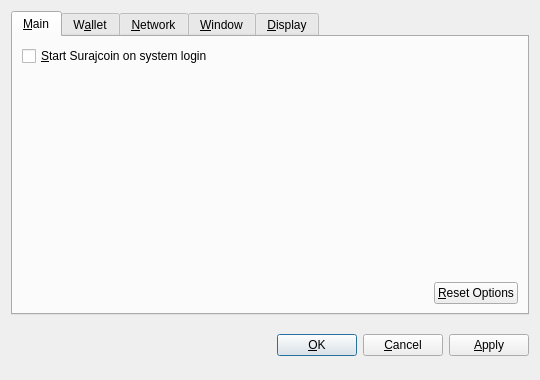
<?xml version="1.0" encoding="UTF-8"?>
<ui version="4.0">
 <class>OptionsDialog</class>
 <widget class="QDialog" name="OptionsDialog">
  <property name="geometry">
   <rect>
    <x>0</x>
    <y>0</y>
    <width>540</width>
    <height>380</height>
   </rect>
  </property>
  <property name="windowTitle">
   <string>Options</string>
  </property>
  <property name="modal">
   <bool>true</bool>
  </property>
  <layout class="QVBoxLayout" name="verticalLayout">
   <item>
    <widget class="QTabWidget" name="tabWidget">
     <property name="tabPosition">
      <enum>QTabWidget::North</enum>
     </property>
     <property name="currentIndex">
      <number>0</number>
     </property>
     <widget class="QWidget" name="tabMain">
      <attribute name="title">
       <string>&amp;Main</string>
      </attribute>
      <layout class="QVBoxLayout" name="verticalLayout_Main">
       <item>
        <widget class="QCheckBox" name="bitcoinAtStartup">
         <property name="toolTip">
          <string>Automatically start Surajcoin after logging in to the system.</string>
         </property>
         <property name="text">
          <string>&amp;Start Surajcoin on system login</string>
         </property>
        </widget>
       </item>
       <item>
        <spacer name="verticalSpacer_Main">
         <property name="orientation">
          <enum>Qt::Vertical</enum>
         </property>
         <property name="sizeHint" stdset="0">
          <size>
           <width>20</width>
           <height>40</height>
          </size>
         </property>
        </spacer>
       </item>
       <item>
        <layout class="QHBoxLayout" name="horizontalLayout_2_Main">
         <item>
          <spacer name="horizontalSpacer_2_Main">
           <property name="orientation">
            <enum>Qt::Horizontal</enum>
           </property>
           <property name="sizeHint" stdset="0">
            <size>
             <width>40</width>
             <height>20</height>
            </size>
           </property>
          </spacer>
         </item>
         <item>
          <widget class="QPushButton" name="resetButton">
           <property name="toolTip">
            <string>Reset all client options to default.</string>
           </property>
           <property name="text">
            <string>&amp;Reset Options</string>
           </property>
           <property name="autoDefault">
            <bool>false</bool>
           </property>
          </widget>
         </item>
        </layout>
       </item>
      </layout>
     </widget>
     <widget class="QWidget" name="tabWallet">
      <attribute name="title">
       <string>W&amp;allet</string>
      </attribute>
      <layout class="QVBoxLayout" name="verticalLayout_Network">
       <item>
        <widget class="QLabel" name="transactionFeeInfoLabel">
         <property name="text">
          <string>Optional transaction fee per kB that helps make sure your transactions are processed quickly. Most transactions are 1 kB.</string>
         </property>
         <property name="textFormat">
          <enum>Qt::PlainText</enum>
         </property>
         <property name="wordWrap">
          <bool>true</bool>
         </property>
        </widget>
       </item>
       <item>
        <layout class="QHBoxLayout" name="horizontalLayout_1_Main">
         <item>
          <widget class="QLabel" name="transactionFeeLabel">
           <property name="text">
            <string>Pay transaction &amp;fee</string>
           </property>
           <property name="textFormat">
            <enum>Qt::PlainText</enum>
           </property>
           <property name="buddy">
            <cstring>transactionFee</cstring>
           </property>
          </widget>
         </item>
         <item>
          <widget class="BitcoinAmountField" name="transactionFee"/>
         </item>
         <item>
          <spacer name="horizontalSpacer_1_Main">
           <property name="orientation">
            <enum>Qt::Horizontal</enum>
           </property>
           <property name="sizeHint" stdset="0">
            <size>
             <width>40</width>
             <height>20</height>
            </size>
           </property>
          </spacer>
         </item>
        </layout>
       </item>
       <item>
        <widget class="QLabel" name="label">
         <property name="text">
          <string>If you disable the spending of unconfirmed change, the change from a transaction cannot be used until that transaction has at least one confirmation. This also affects how your balance is computed.</string>
         </property>
         <property name="wordWrap">
          <bool>true</bool>
         </property>
        </widget>
       </item>
       <item>
        <widget class="QCheckBox" name="spendZeroConfChange">
         <property name="text">
          <string>Spend unconfirmed change  (experts only)</string>
         </property>
        </widget>
       </item>
       <item>
        <spacer name="verticalSpacer">
         <property name="orientation">
          <enum>Qt::Vertical</enum>
         </property>
         <property name="sizeHint" stdset="0">
          <size>
           <width>20</width>
           <height>40</height>
          </size>
         </property>
        </spacer>
       </item>
      </layout>
     </widget>
     <widget class="QWidget" name="tabNetwork">
      <attribute name="title">
       <string>&amp;Network</string>
      </attribute>
      <layout class="QVBoxLayout" name="verticalLayout_Network">
       <item>
        <widget class="QCheckBox" name="mapPortUpnp">
         <property name="toolTip">
          <string>Automatically open the Surajcoin client port on the router. This only works when your router supports UPnP and it is enabled.</string>
         </property>
         <property name="text">
          <string>Map port using &amp;UPnP</string>
         </property>
        </widget>
       </item>
       <item>
        <widget class="QCheckBox" name="connectSocks">
         <property name="toolTip">
          <string>Connect to the Surajcoin network through a SOCKS proxy (e.g. when connecting through Tor).</string>
         </property>
         <property name="text">
          <string>&amp;Connect through SOCKS proxy:</string>
         </property>
        </widget>
       </item>
       <item>
        <layout class="QHBoxLayout" name="horizontalLayout_Network">
         <item>
          <widget class="QLabel" name="proxyIpLabel">
           <property name="text">
            <string>Proxy &amp;IP:</string>
           </property>
           <property name="textFormat">
            <enum>Qt::PlainText</enum>
           </property>
           <property name="buddy">
            <cstring>proxyIp</cstring>
           </property>
          </widget>
         </item>
         <item>
          <widget class="QValidatedLineEdit" name="proxyIp">
           <property name="maximumSize">
            <size>
             <width>140</width>
             <height>16777215</height>
            </size>
           </property>
           <property name="toolTip">
            <string>IP address of the proxy (e.g. 127.0.0.1)</string>
           </property>
          </widget>
         </item>
         <item>
          <widget class="QLabel" name="proxyPortLabel">
           <property name="text">
            <string>&amp;Port:</string>
           </property>
           <property name="textFormat">
            <enum>Qt::PlainText</enum>
           </property>
           <property name="buddy">
            <cstring>proxyPort</cstring>
           </property>
          </widget>
         </item>
         <item>
          <widget class="QLineEdit" name="proxyPort">
           <property name="maximumSize">
            <size>
             <width>55</width>
             <height>16777215</height>
            </size>
           </property>
           <property name="toolTip">
            <string>Port of the proxy (e.g. 9050)</string>
           </property>
          </widget>
         </item>
         <item>
          <widget class="QLabel" name="socksVersionLabel">
           <property name="text">
            <string>SOCKS &amp;Version:</string>
           </property>
           <property name="textFormat">
            <enum>Qt::PlainText</enum>
           </property>
           <property name="buddy">
            <cstring>socksVersion</cstring>
           </property>
          </widget>
         </item>
         <item>
          <widget class="QValueComboBox" name="socksVersion">
           <property name="toolTip">
            <string>SOCKS version of the proxy (e.g. 5)</string>
           </property>
          </widget>
         </item>
         <item>
          <spacer name="horizontalSpacer_Network">
           <property name="orientation">
            <enum>Qt::Horizontal</enum>
           </property>
           <property name="sizeHint" stdset="0">
            <size>
             <width>40</width>
             <height>20</height>
            </size>
           </property>
          </spacer>
         </item>
        </layout>
       </item>
       <item>
        <spacer name="verticalSpacer_Network">
         <property name="orientation">
          <enum>Qt::Vertical</enum>
         </property>
         <property name="sizeHint" stdset="0">
          <size>
           <width>20</width>
           <height>40</height>
          </size>
         </property>
        </spacer>
       </item>
      </layout>
     </widget>
     <widget class="QWidget" name="tabWindow">
      <attribute name="title">
       <string>&amp;Window</string>
      </attribute>
      <layout class="QVBoxLayout" name="verticalLayout_Window">
       <item>
        <widget class="QCheckBox" name="minimizeToTray">
         <property name="toolTip">
          <string>Show only a tray icon after minimizing the window.</string>
         </property>
         <property name="text">
          <string>&amp;Minimize to the tray instead of the taskbar</string>
         </property>
        </widget>
       </item>
       <item>
        <widget class="QCheckBox" name="minimizeOnClose">
         <property name="toolTip">
          <string>Minimize instead of exit the application when the window is closed. When this option is enabled, the application will be closed only after selecting Quit in the menu.</string>
         </property>
         <property name="text">
          <string>M&amp;inimize on close</string>
         </property>
        </widget>
       </item>
       <item>
        <spacer name="verticalSpacer_Window">
         <property name="orientation">
          <enum>Qt::Vertical</enum>
         </property>
         <property name="sizeHint" stdset="0">
          <size>
           <width>20</width>
           <height>40</height>
          </size>
         </property>
        </spacer>
       </item>
      </layout>
     </widget>
     <widget class="QWidget" name="tabDisplay">
      <attribute name="title">
       <string>&amp;Display</string>
      </attribute>
      <layout class="QVBoxLayout" name="verticalLayout_Display">
       <item>
        <layout class="QHBoxLayout" name="horizontalLayout_1_Display">
         <item>
          <widget class="QLabel" name="langLabel">
           <property name="text">
            <string>User Interface &amp;language:</string>
           </property>
           <property name="textFormat">
            <enum>Qt::PlainText</enum>
           </property>
           <property name="buddy">
            <cstring>lang</cstring>
           </property>
          </widget>
         </item>
         <item>
          <widget class="QValueComboBox" name="lang">
           <property name="toolTip">
            <string>The user interface language can be set here. This setting will take effect after restarting Surajcoin.</string>
           </property>
          </widget>
         </item>
        </layout>
       </item>
       <item>
        <layout class="QHBoxLayout" name="horizontalLayout_2_Display">
         <item>
          <widget class="QLabel" name="unitLabel">
           <property name="text">
            <string>&amp;Unit to show amounts in:</string>
           </property>
           <property name="textFormat">
            <enum>Qt::PlainText</enum>
           </property>
           <property name="buddy">
            <cstring>unit</cstring>
           </property>
          </widget>
         </item>
         <item>
          <widget class="QValueComboBox" name="unit">
           <property name="toolTip">
            <string>Choose the default subdivision unit to show in the interface and when sending coins.</string>
           </property>
          </widget>
         </item>
        </layout>
       </item>
       <item>
        <widget class="QCheckBox" name="displayAddresses">
         <property name="toolTip">
          <string>Whether to show Surajcoin addresses in the transaction list or not.</string>
         </property>
         <property name="text">
          <string>&amp;Display addresses in transaction list</string>
         </property>
        </widget>
       </item>
       <item>
        <widget class="QCheckBox" name="coinControlFeatures">
         <property name="toolTip">
          <string>Whether to show coin control features or not.</string>
         </property>
         <property name="text">
          <string>Display coin &amp;control features (experts only!)</string>
         </property>
        </widget>
       </item>
       <item>
        <spacer name="verticalSpacer_Display">
         <property name="orientation">
          <enum>Qt::Vertical</enum>
         </property>
         <property name="sizeHint" stdset="0">
          <size>
           <width>20</width>
           <height>40</height>
          </size>
         </property>
        </spacer>
       </item>
      </layout>
     </widget>
    </widget>
   </item>
   <item>
    <layout class="QHBoxLayout" name="horizontalLayout_Buttons">
     <item>
      <spacer name="horizontalSpacer_1">
       <property name="orientation">
        <enum>Qt::Horizontal</enum>
       </property>
       <property name="sizeHint" stdset="0">
        <size>
         <width>40</width>
         <height>48</height>
        </size>
       </property>
      </spacer>
     </item>
     <item>
      <widget class="QLabel" name="statusLabel">
       <property name="font">
        <font>
         <weight>75</weight>
         <bold>true</bold>
        </font>
       </property>
       <property name="text">
        <string/>
       </property>
       <property name="textFormat">
        <enum>Qt::PlainText</enum>
       </property>
       <property name="wordWrap">
        <bool>true</bool>
       </property>
      </widget>
     </item>
     <item>
      <spacer name="horizontalSpacer_2">
       <property name="orientation">
        <enum>Qt::Horizontal</enum>
       </property>
       <property name="sizeHint" stdset="0">
        <size>
         <width>40</width>
         <height>48</height>
        </size>
       </property>
      </spacer>
     </item>
     <item>
      <widget class="QPushButton" name="okButton">
       <property name="text">
        <string>&amp;OK</string>
       </property>
      </widget>
     </item>
     <item>
      <widget class="QPushButton" name="cancelButton">
       <property name="text">
        <string>&amp;Cancel</string>
       </property>
       <property name="autoDefault">
        <bool>false</bool>
       </property>
      </widget>
     </item>
     <item>
      <widget class="QPushButton" name="applyButton">
       <property name="text">
        <string>&amp;Apply</string>
       </property>
       <property name="autoDefault">
        <bool>false</bool>
       </property>
      </widget>
     </item>
    </layout>
   </item>
  </layout>
 </widget>
 <customwidgets>
  <customwidget>
   <class>BitcoinAmountField</class>
   <extends>QSpinBox</extends>
   <header>bitcoinamountfield.h</header>
  </customwidget>
  <customwidget>
   <class>QValueComboBox</class>
   <extends>QComboBox</extends>
   <header>qvaluecombobox.h</header>
  </customwidget>
  <customwidget>
   <class>QValidatedLineEdit</class>
   <extends>QLineEdit</extends>
   <header>qvalidatedlineedit.h</header>
  </customwidget>
 </customwidgets>
 <resources/>
 <connections/>
</ui>
